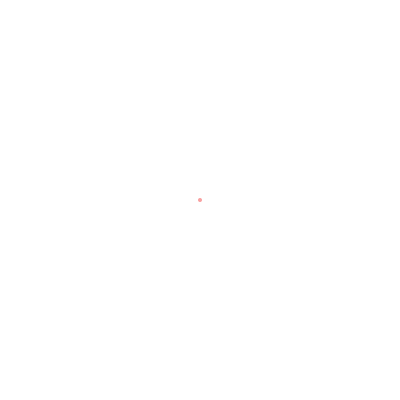
Frame 1 (no input)
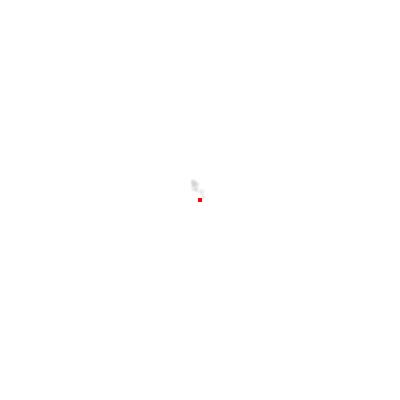
Frame 60 (the mouse pressed at the canvas centre just before this capture)
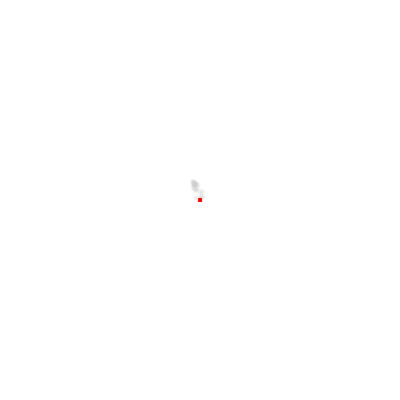
Frame 120 (the mouse held since frame 60 and released just before this capture)

The Processing sketch that drew these frames (run headless with seeded random() and noise(); from frame 60 on, the mouse is pressed at the canvas centre):

// Processing sketch: processing_173834
// ── processing_173834.pde

int count=0;
float startX=0;
float startY=0;
float currentX=0;
float currentY=0;

void setup() {
  size(400, 400);

  currentX= width/2;
  currentY= height/2;

  startX=width/2;
  startY=height/2;
  noStroke();
  background(255);
  smooth();
}

void draw() {
  fill(255, 0, 0, 100);
  ellipse( startX, startY, 4, 4); 
  
  if (count++ < 1000) {
    noStroke();
    fill(200, 200, 200, 30);
    ellipse( currentX, currentY, 4, 4);
    currentX+=random(-2, 2);
    currentY+=random(-2, 2);
  }
  else {
    stroke(255, 0, 0, 180);
    line(currentX, currentY, startX, startY);
    fill(255, 0, 0, 100);
    ellipse( startX, startY, 4, 4); 
    text("distance = [" + dist(currentX, currentY, startX, startY) + "]", 50, 50);
  }
}
void keyPressed() {
  count=0;
  background(255);
  currentX= width/2;
  currentY= height/2;

  startX=width/2;
  startY=height/2;
  noStroke();

}
